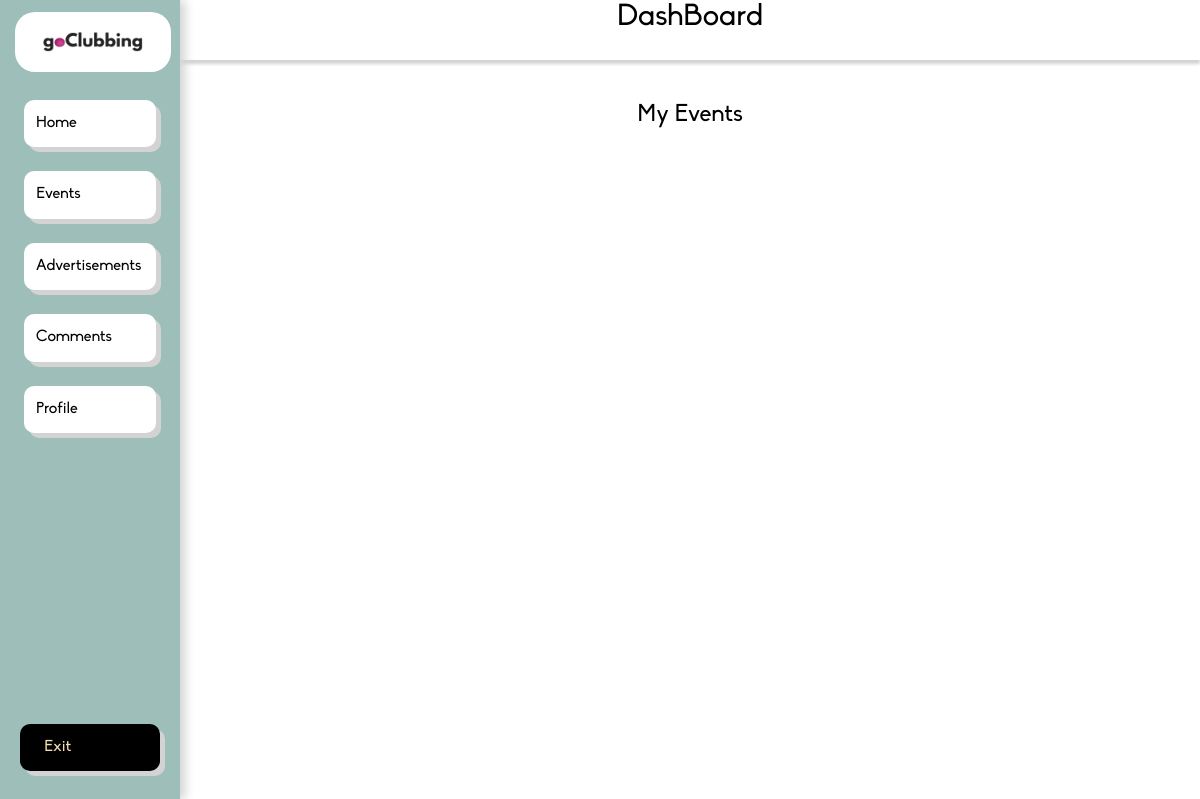
The app's page /dashboard/comments (signed in), older data.
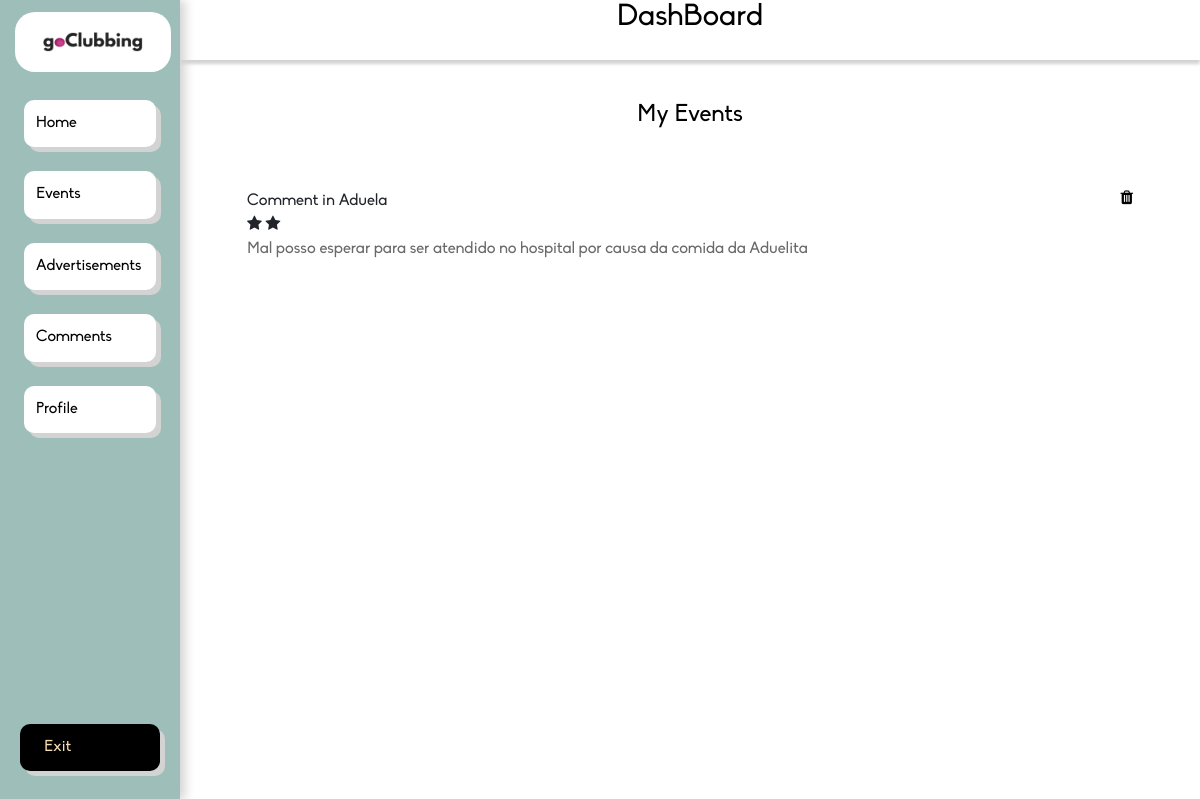
The same page, newer data.
### app/models.py (models this page shows, shortened)
class Comment(models.Model):
    classification = models.IntegerField()
    body = models.CharField(max_length=1024)
    event = models.ForeignKey(Event, on_delete=models.CASCADE)

class Event(models.Model):
    name = models.CharField(max_length=100)
    location = models.CharField(max_length=100)
    datetime = models.DateTimeField(auto_now=False, auto_now_add=False)
    type = models.ForeignKey(Event_Type, on_delete=models.CASCADE)
    theme = models.CharField(max_length=100)
    min_age = models.IntegerField()
    organization = models.CharField(max_length=100)
    dress_code = models.CharField(max_length=100)
    business = models.ForeignKey(Business, on_delete=models.CASCADE)
    def __str__(self):
        return self.name

### app/views.py (the view)
# urls.py: path('dashboard/comments', dashboard_my_comments, name='dashboard_my_comments'),
def dashboard_my_comments(request):
    comments = Comment.objects.all()
    business = Business.objects.get(user_id=request.user.id)
    tparams = {'comments': comments, 'self': business}
    return render(request, "see_comments.html", tparams)
    return None

### app/templates/see_comments.html
{% extends "dashboard.html" %}
{% load static %}
{% block content %}
<div>
    <div>
        <h4 class="form-title" style="color:#000; margin-top: 4%;">My Events</h4>
    </div>
    <ul class="list-group list-group-flush my-list">
        {% for comment in comments %}
            {% if comment.event.business == self %}
        <li class="list-group-item"><p style="margin-bottom: 0%">Comment in {{ comment.event }}<a ><i class="fa fa-trash black"></i></a></p>{% with ''|center:comment.classification as range %} {% for n in range %} <i class="fa fa-star"></i> {% endfor %}{% endwith %}<p style="color:#696969;">{{ comment.body }}</p></li>
            {% endif %}
        {% endfor %}
    </ul>
</div>
{% endblock %}

### app/templates/dashboard.html (shortened to what this page needs)
{% load static %}
<html lang="en">
<head>
    <link rel="stylesheet" type="text/css" href="{% static "css/dashboard.css" %}">
    <link rel="stylesheet" href="https://cdnjs.cloudflare.com/ajax/libs/font-awesome/4.7.0/css/font-awesome.min.css">
    <link href="https://cdn.jsdelivr.net/npm/bootstrap@5.0.0-beta3/dist/css/bootstrap.min.css" rel="stylesheet">
</head>
<body>
    <div class="grid-container">
      <div class="header">
          <h1>DashBoard</h1>
      </div>
      <aside class="sidenav">
          <div class="nav-top-section">
              <div class="container_logo_title">
                  <img src="{% static "img/logo.png" %}"/>
              </div>
          </div>
          <div class="menus">
              <ul class="menus-items">
                  <a href={% url 'dashboard_home' %}><li class="item">Home</li></a>
                  <a href={% url 'dashboard_my_events' %}><li class="item">Events</li></a>
                  <a href={% url 'dashboard_my_ads' %}><li class="item">Advertisements</li></a>
                  <a href={% url 'dashboard_my_comments' %}><li class="item">Comments</li></a>
                  <a href={% url 'dashboard_profile' %}>
                      <li class="item">Profile</li>
                  </a>
              </ul>
          </div>
          <div class="nav-bottom-section bottom-menu">
            <ul class="bottom-menu">
                <form id="logoutForm" action="/logout" method="get" class="form-inline my-2 my-lg-0">
                    <li class="exit"><a class="exit-btn" href="javascript:document.getElementById('logoutForm').submit()">Exit</a></li>
                </form>
            </ul>
          </div>
      </aside>
      <main class="main">
          {% block content %}
          {% endblock %}
      </main>
    </div>
</body>
</html>

### app/static/css/dashboard.css (style rules this page uses)
html, body { margin: 0; height: 100%; width: 100%; overflow: auto; }
.grid-container { display: grid; grid-template-columns: 15vw 1fr; grid-template-rows: 5vw 1fr; grid-template-areas: "sidenav top" "sidenav main"; height: 100vh; width: 100%; }
.header { grid-area: top; background-color: white; text-align: center; box-shadow: 0px 4px 3px #d3d3d3; height: 100%; width: 100%; position: relative; }
.header h1 { vertical-align: middle; font-size: 2.5vw; color: black; }
.sidenav { position: relative; display: flex; flex-direction: column; grid-area: sidenav; display: grid; grid-template-rows: 5vw 1fr; grid-template-areas: "title" "menus" "rest"; background-color: #9DBEB9; height: auto; width: 100%; box-shadow: 5px 0px 10px #d3d3d3; }
.nav-top-section { background-color: white; border-radius: 20px; margin: 1vw 1vh 5vh 1.9vh; height: 5vw; width: 13vw; }
.container_logo_title { grid-area: title; position: relative; }
.container_logo_title img { position: absolute; left: 2.3vw; height: 5vw; }
.item { padding: 1vw 1vw 1vw 1vw; color: black; font-size: 1.3vw; background-color: white; margin: 3vh 2vw 0vh; border-radius: 10px; box-shadow: 5px 5px 0px #d3d3d3; }
.menus { grid-area: menus; margin-top: 2vh; }
.menus-items { list-style-type: none; padding: 0px; }
.bottom-menu { list-style-type: none; padding: 0px; margin-bottom: 8%; }
.exit { padding: 1vw 1vw 1vw 2vw; color: white; font-size: 1.3vw; background-color: black; margin: 0px 20px 10px; border-radius: 10px; box-shadow: 5px 5px 0px #d3d3d3; }
.nav-bottom-section { grid-area: rest; }
.menus-items a:link { text-decoration: none; }
.main { grid-area: main; background-color: white; height: 100%; width: 100%; }
.exit-btn { color: wheat !important; text-decoration: none; }
.form-title { margin-bottom: 5%; }
.form-title, #formus label { color: white; z-index: 2; text-align: center; }
.my-list { margin: 5%; }
.list-group-item { padding: 5%; }
.black { float: right; color: black; }

### app/templates/dashboard.html (style rules this page uses)
* { box-sizing: border-box; font-family: Biko, serif; }

Row changes from the older to the newer data that the page shows:
added Comment: event "Aduela", classification 2 (drawn), body "Mal posso esperar para ser atendido no hospital por causa da comida da Aduelita"
